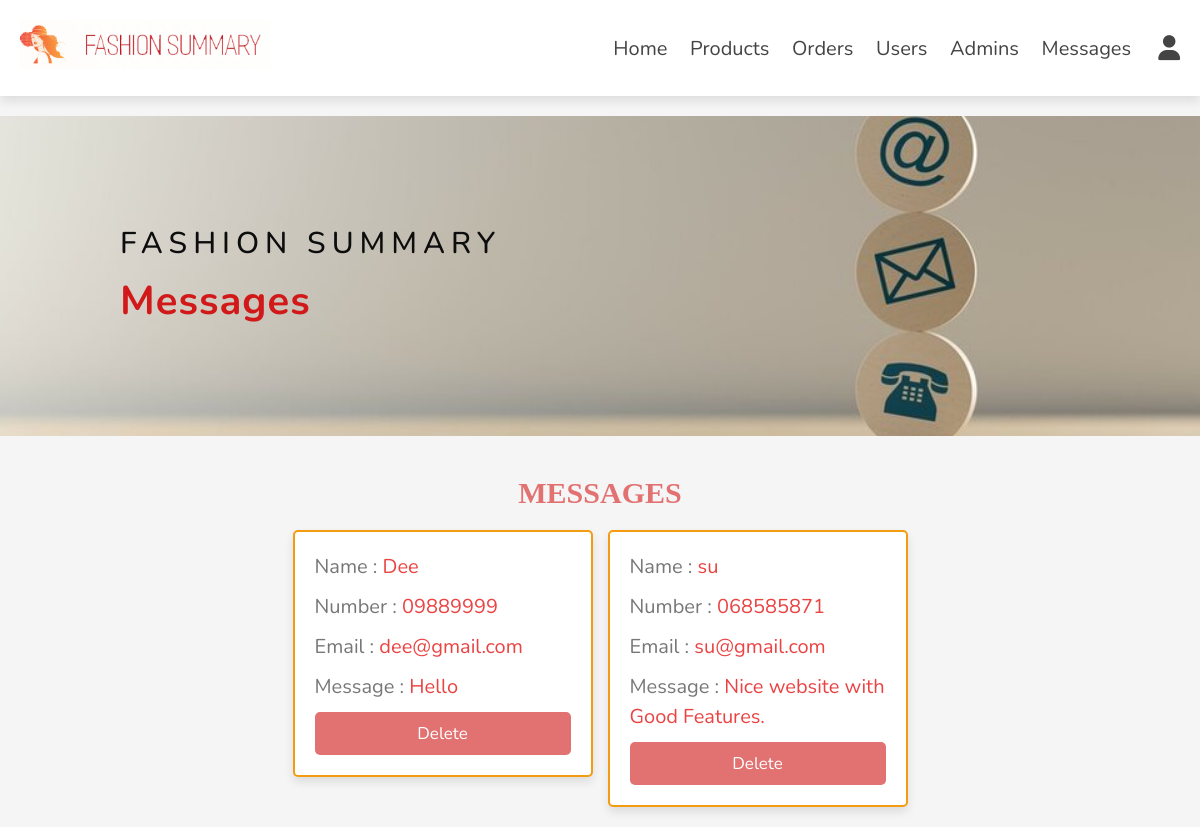
Screenshot of /admin/messages.php (signed in) with the database file from the repository.
### tables this page shows
CREATE TABLE `messages` (
  `id` int(100) NOT NULL,
  `user_id` int(100) NOT NULL,
  `name` varchar(100) NOT NULL,
  `email` varchar(100) NOT NULL,
  `number` varchar(12) NOT NULL,
  `message` varchar(500) NOT NULL
);

### admin/messages.php (the view, shortened to what this page needs)
<?php
include '../components/connect.php';
?>
<!DOCTYPE html>
<html lang="en">
<head>
   <link rel="stylesheet" href="https://cdnjs.cloudflare.com/ajax/libs/font-awesome/6.1.1/css/all.min.css">
   <link rel="stylesheet" href="../css/admin_style.css">
</head>
<body>
<?php include '../components/admin_header.php'; ?>
<div class="banner-box3 f-slide-3">
        <div class="banner-text-container3">
        <div class="banner-text3">
            <span>Fashion Summary</span>
            <strong>Messages</strong>
        </div>
        </div>
    </div>
<section class="contacts">
<h1 class="heading">messages</h1>
<div class="box-container">
<?php
      $select_messages = $conn->prepare("SELECT * FROM `messages`");
      $select_messages->execute();
      if($select_messages->rowCount() > 0){
         while($fetch_messages = $select_messages->fetch(PDO::FETCH_ASSOC)){
   ?>
   <div class="box">
      <p> Name : <span><?= $fetch_messages['name']; ?></span> </p>
      <p> Number : <span><?= $fetch_messages['number']; ?></span> </p>
      <p> Email : <span><?= $fetch_messages['email']; ?></span> </p>
      <p> Message : <span><?= $fetch_messages['message']; ?></span> </p>
      <a href="messages.php?delete=<?= $fetch_messages['id']; ?>" class="delete-btn" onclick="return confirm('delete this message?');">delete</a>
   </div>
   <?php
         }
      }else{
         echo '<p class="empty">You have no messages</p>';
      }
   ?>
   </div>
</section>
</body>
</html>

### css/admin_style.css (style rules this page uses)
:root { --main-color:#d9c936; --orange:#f39c12; --red:#e74c3c; --black:#444; --white:#fff; --light-color:#777; --light-bg:#f5f5f5; --border:.2rem solid var(--orange); --box-shadow:0 .5rem 1rem rgba(0,0,0,.1); }
* { font-family: 'Nunito', sans-serif; margin:0; padding:0; box-sizing: border-box; outline: none; border:none; text-decoration: none; }
html { font-size: 62.5%; overflow-x: hidden; }
body { background-color: var(--light-bg); }
section { padding:2rem; max-width: 1200px; margin:0 auto; }
.heading { font-size: 4rem; color:var(--black); margin-bottom: 2rem; text-align: center; text-transform: uppercase; }
.btn, .delete-btn, .option-btn { display: block; width: 100%; margin-top: 1rem; border-radius: .5rem; padding:1rem 3rem; font-size: 1.7rem; text-transform: capitalize; color:var(--white); cursor: pointer; text-align: center; }
.delete-btn { background-color: var(--red); }
.banner-box3 { width:100%; height: 40vh; margin: 20px 0px; display: flex; justify-content: center; align-items: center; background-image: url(../images/mess.jpg); background-size: cover; background-repeat: no-repeat; background-position: center; }
.banner-text-container3 { width:80%; height: 90%; display: flex; align-items: center; }
.banner-text3 { display: flex; flex-direction: column; margin-right: auto; }
.banner-text3 strong { color: #d11919; font-size: 4rem; line-height: 55px; margin-top: 10px; letter-spacing: 1px; }
.banner-text3 span { text-transform: uppercase; letter-spacing: 6px; font-weight: 500; color: #0d0d0d; font-size: 3rem; }
.contacts h1 { font-size: 3rem; font-family: 'Times New Roman', Times, serif; color: #e27171; }
.contacts .box-container { display: grid; grid-template-columns: repeat(auto-fit, 30rem); gap:1.5rem; align-items: flex-start; justify-content: center; }
.contacts .box-container .box { padding:2rem; padding-top: 1rem; border-radius: .5rem; border:var(--border); background-color: var(--white); box-shadow: var(--box-shadow); }
.contacts .box-container .box p { line-height: 1.5; font-size: 2rem; color:var(--light-color); margin:1rem 0; }
.contacts .box-container .box p span { color:#eb4242; }
.contacts .box-container .delete-btn { background-color: #e27171; }

### rows the page displays
messages: name "Dee", number "09889999", email "dee@gmail.com", message "Hello"
messages: name "su", number "068585871", email "su@gmail.com", message "Nice website with Good Features."
